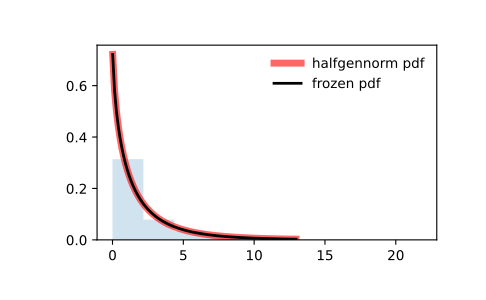

Reproduce this figure in Python.
from scipy.stats import halfgennorm
import matplotlib.pyplot as plt
fig, ax = plt.subplots(1, 1)

# Calculate the first four moments:

beta = 0.675
mean, var, skew, kurt = halfgennorm.stats(beta, moments='mvsk')

# Display the probability density function (``pdf``):

x = np.linspace(halfgennorm.ppf(0.01, beta),
                halfgennorm.ppf(0.99, beta), 100)
ax.plot(x, halfgennorm.pdf(x, beta),
       'r-', lw=5, alpha=0.6, label='halfgennorm pdf')

# Alternatively, the distribution object can be called (as a function)
# to fix the shape, location and scale parameters. This returns a "frozen"
# RV object holding the given parameters fixed.

# Freeze the distribution and display the frozen ``pdf``:

rv = halfgennorm(beta)
ax.plot(x, rv.pdf(x), 'k-', lw=2, label='frozen pdf')

# Check accuracy of ``cdf`` and ``ppf``:

vals = halfgennorm.ppf([0.001, 0.5, 0.999], beta)
np.allclose([0.001, 0.5, 0.999], halfgennorm.cdf(vals, beta))
# True

# Generate random numbers:

r = halfgennorm.rvs(beta, size=1000)

# And compare the histogram:

ax.hist(r, density=True, histtype='stepfilled', alpha=0.2)
ax.legend(loc='best', frameon=False)
plt.show()
